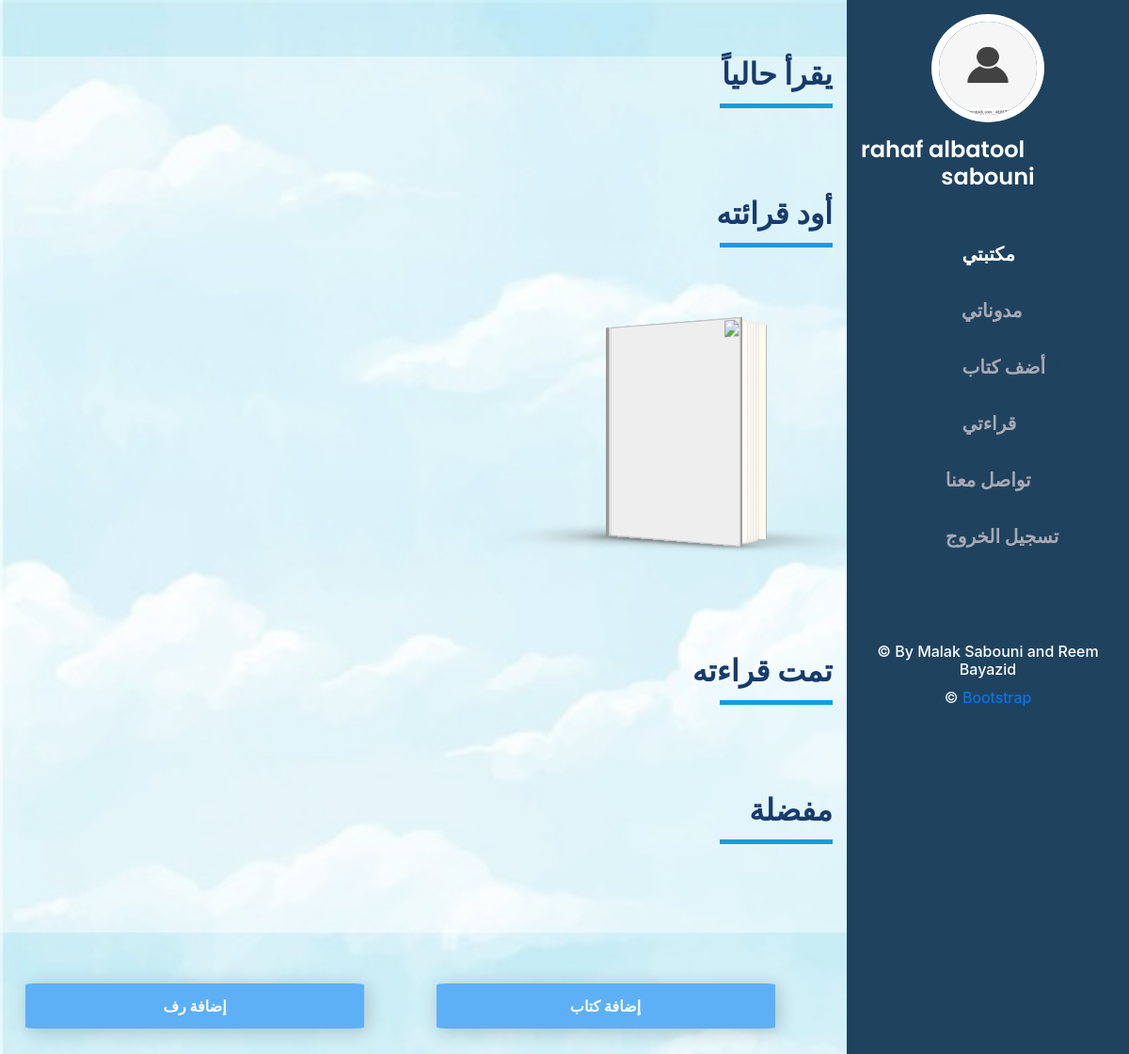
The app's page /library (signed in) with its own data.
### AJNIHA/models.py (models this page shows, shortened)
class ReaderAccount(models.Model):
    fName= models.CharField(max_length=40)
    sName = models.CharField(max_length=40)
    username= models.ForeignKey(User,on_delete=models.CASCADE)
    email= models.EmailField()
    prof_pic= models.ImageField(default='/default.jpg',blank=True,null=True,upload_to='')

class Shelves(models.Model):
    shelfName = models.CharField(max_length=40)
    Reader= models.ForeignKey(ReaderAccount,on_delete=models.CASCADE)
    shelfType = models.CharField(max_length=1)
    class Meta:
        unique_together = ('shelfName', 'Reader','shelfType')

class shelves_Readers_Books(models.Model):
    reader= models.ForeignKey(ReaderAccount,unique=False, on_delete=models.CASCADE)
    book= models.ForeignKey(Book,unique=False, on_delete=models.CASCADE)
    shelf= models.ForeignKey(Shelves,unique=False, on_delete=models.CASCADE)
    class Meta:
        unique_together = ('reader', 'book','shelf')
    def reached(self):
        records = readingRange.objects.filter(book_shelf_user__book__bookTitle__exact=self.book.bookTitle)
        max_reading = records.aggregate(Max('toPage'))['toPage__max']
        if not max_reading:
            return 0
        return max_reading

### AJNIHA/views.py (the view, shortened to what this page needs)
# urls.py: path('library',views.library,name='library'),
@login_required(login_url='loginPage')
def library(request):
    user = request.user
    reader = ReaderAccount.objects.filter(username__username__exact=request.user).first()
    shelves = Shelves.objects.filter(Reader__username__exact=user)
    shelf_reader_books = shelves_Readers_Books.objects.filter(reader__username__exact=user)
    shelf_books = Book.objects.filter(id__in=shelf_reader_books)
    return render(request,['AJNIHA/library1.html'],{'shelves': shelves,'shelf_books':shelf_books,'bookForShelf':shelf_reader_books,'reader': reader})

### AJNIHA/templates/AJNIHA/library1.html (shortened to what this page needs)
{% extends 'AJNIHA/layout.html' %}
{% load static %}
{% block content %}
    <head>
        <link rel="stylesheet" type="text/css" href="{% static 'wingsApp/AnimatedBooks/css/normalize.css' %}"/>
        <link rel="stylesheet" type="text/css" href="{% static 'wingsApp/AnimatedBooks/css/book.css' %}"/>
    </head>
  <link rel="stylesheet" href="https://maxcdn.bootstrapcdn.com/bootstrap/4.0.0/css/bootstrap.min.css">
    <main id="main">
        <section id="portfolio" class="portfolio section-bg">
{% for shelf in shelves %}
    <div style="" class="container">
        <div class="section-title">
            <h2> {{ shelf.shelfName }}</h2>
        </div>
        <div style="" class="row" data-aos="fade-up" data-aos-delay="100">
            {% for book in bookForShelf %}
                {% if book.shelf == shelf %}
        <div style="" class=" col-lg-4 col-md-6 portfolio-item filter-app radios ">
                    <div style="width: 200px" class="portfolio-item filter-app">
                                                     <a title ="حذف الكتاب" name="delete" id="{{ book.id }}"><i class="bx bx-x hvr-icon-bounce" id="{{ book.id }}" style="font-size:24px; margin:6px;padding: 10px;float: right "></i></a>
                        <div class="component">
            <ul class="align">
                <li>
                    <figure class='book'>
                        <ul class='hardcover_front'>
                            <li>
                            </li>
                            <li></li>
                        </ul>
                        <ul class='page'>
                            <li>
                                <p style="color: #3f6bae"> عنوان الكتاب: </p>
                                <p style="color: black">{{ book.book.bookTitle }}</p>
                                <p style="color:#3f6bae">المؤلفون:</p>
                                    <p style="color: black">{{ book.book.author }}</p>
                                 <p style="color:#3f6bae"> قرأت حتى صفحة: </p>
                                    <p style="color: black">{{ book.reached }}</p>
                            </li>
                        </ul>
                    </figure>
                </li>
            </ul>
        </div>
         <a title="إضافة ورد" data-toggle="modal" data-target="#myModal2"  id="{{ book.id }}"
            onclick="document.getElementById('toP').value= (parseInt('{{ book.reached }}')+10); document.getElementById('fromP').value=parseInt('{{ book.reached }}') +1;  document.getElementById('bookId').value='{{ book.id }}' " >
             <i class="bx bxs-plus-circle hvr-icon-bounce" id="{{ book.id }}"style="font-size:24px;margin: 6px;color: #5eb0f6;"></i></a>
    </div>
                    </div>
                {% endif %}
            {% endfor %}
            <div style="width: 40px;height: 40px;top: 90px; margin-left: 50px ">
            </div>
        </div>
    </div>
{% endfor %}
<form method="post">
</form>
<a href="{% url 'search' %}"><button class="add" >إضافة كتاب</button></a>
<button type="button" class="add" data-toggle="modal" data-target="#myModal">إضافة رف</button>
</section>
</main>
{% endblock %}

### AJNIHA/templates/AJNIHA/layout.html (shortened to what this page needs)
{% load static %}
<!DOCTYPE html>
<html lang="en">
<head>
  <link href="{% static 'wingsApp/userHome/assets/vendor/aos/aos.css'%}" rel="stylesheet">
  <link href="{% static 'wingsApp/userHome/assets/vendor/bootstrap/css/bootstrap.min.css'%}" rel="stylesheet">
  <link href="{% static 'wingsApp/userHome/assets/vendor/bootstrap-icons/bootstrap-icons.css'%}" rel="stylesheet">
  <link href="{% static 'wingsApp/userHome/assets/vendor/boxicons/css/boxicons.min.css'%}" rel="stylesheet">
  <link href="{% static 'wingsApp/userHome/assets/vendor/glightbox/css/glightbox.min.css'%}" rel="stylesheet">
  <link href="{% static 'wingsApp/userHome/assets/vendor/swiper/swiper-bundle.min.css'%}" rel="stylesheet">
  <link href="{% static 'wingsApp/userHome/assets/css/style.css'%}" rel="stylesheet">
</head>
  <header id="header">
    <div class="d-flex flex-column">
      <div class="profile">
<a href="{% url 'setting' %}">
            <img src=" {% block profile %} {{ reader.prof_pic.url }} {% endblock %} " alt="" class="rounded-circle" style="border-radius: 3em;height: 115px;">
<div style="position: absolute;
  top: 12%;
  left: 50%;
  transform: translate(-50%, -50%);" class="centered">تغيير الصورة</div>
</a>
        <h1 class="text-light"><a >{{ request.user.first_name }}  {{ request.user.last_name }} </a></h1>
      <br>
      </div>
    </div>
      <nav id="navbar" class="nav-menu navbar">
          <ul>
           <li><a href="{% url 'library' %}" class="nav-link scrollto"  id ="libMainNav"> <span style="color:#1f435f">hh</span> <span> مكتبتي </span><span style="color:#1f435f">d</span><i class="bx bx-library"></i></a></li>
          <li><a href="{% url 'myNotes' %}" class="nav-link scrollto " id ="noteMainNav"><span style="color:#1f435f; font-size: small">nnn</span> <span> مدوناتي </span><span style="color:#1f435f">d</span><i class="bx bx-file-blank"></i> </a></li>
           <li><a href="{% url 'search' %}" class="nav-link scrollto"  id ="addMainNav"><span style="color:#1f435f; font-size: small">ddd</span><span> أضف كتاب </span><span style="color:#1f435f">d</span><i class="bx bx-book-add"></i> </a></li>
         <li><a href="{% url 'stat' %}" class="nav-link scrollto"  id ="readMainNav"><span style="color:#1f435f; font-size: small">ddd</span> <span> قراءتي </span><span style="color:#1f435f">d</span><i class="bx bx-chart"></i> </a></li>
           <li><a href="{% url 'contact' %}" class="nav-link scrollto"  id ="contactlibMainNav"><span style="color:#1f435f;font-size: small">d</span> <span> تواصل معنا </span><span style="color:#1f435f">d</span><i class="bx bx-envelope"></i> </a></li>
          <li><a href="{% url 'logoutUser' %}" class="nav-link scrollto" ><span style="color:#1f435f;font-size: small">d</span> <span> تسجيل الخروج </span><span style="color:#1f435f">d</span><i class="bx bx-exit"></i> </a></li>
        </ul>
      </nav>
   <footer id="footer">
       <br><br><br>
    <div class="container align-content-end">
      <div class="credits">
          <h6>&copy; By Malak Sabouni and Reem Bayazid </h6>
        &copy; <a href="https://bootstrapmade.com/">Bootstrap</a>
      </div>
    </div>
  </footer>
  </header>
{% block content %}
{% endblock %}
<link rel="stylesheet" href="https://maxcdn.bootstrapcdn.com/bootstrap/4.0.0/css/bootstrap.min.css">

### AJNIHA/static/wingsApp/userHome/assets/css/style.css (style rules this page uses)
a { color: #149ddd; text-decoration: none; }
h1, h2, h3, h4, h5, h6 { font-family: "Raleway", sans-serif; }
#header { position: fixed; top: 0; right: 0; bottom: 0; width: 300px; transition: all ease-in-out 0.5s; z-index: 9997; transition: all 0.5s; padding: 0 15px; background: #1f435f; overflow-y: auto; }
#header .profile img { margin: 15px auto; display: block; width: 120px; border: 8px solid #ffffff; }
#header .profile h1 { font-size: 24px; margin: 0; padding: 0; font-weight: 600; -moz-text-align-last: center; text-align-last: center; font-family: "Poppins", sans-serif; }
#header .profile h1 a, #header .profile h1 a:hover { color: #fff; text-decoration: none; }
#main { margin-right: 300px; direction: rtl; }
.nav-menu { padding: 30px 0 0 0; }
.nav-menu * { margin: 0; padding: 0; list-style: none; }
.nav-menu > ul > li { position: relative; white-space: nowrap; text-align:center }
.nav-menu a { display: flex; align-items: center; color: #a8a9b4; padding: 12px 15px; margin-bottom: 8px; margin-left: 50px; margin-right: 50px; transition: 0.3s; font-size: 10px; }
.nav-menu a i { font-size: 20px; color: rgba(251, 200, 179, 0.38); }
.nav-menu a:hover, .nav-menu .active, .nav-menu li:hover > a { text-decoration: none; color: #fff; }
.nav-menu a:hover i, .nav-menu .active i, .nav-menu li:hover > a i { color: #5eb0f6; }
.nav-menu a { font-size: 20px; margin: 8px; padding-bottom: 10px; font-weight: 600; -moz-text-align-last: center; text-align-last: center; margin-left: 50px ; font-family: "Poppins", sans-serif; }
.nav-menu ul { text-align: right; }
.container { background-color: rgba(255, 255, 255, 0.43); }
section { padding: 60px 0; overflow: hidden; }
.section-bg { background: rgba(245, 248, 253, 0); margin-bottom: 10%; }
.section-title { padding-bottom: 30px; }
.section-title h2 { font-size: 32px; font-weight: bold; margin-bottom: 20px; padding-bottom: 20px; position: relative; color: #173b6c; text-align: right; }
.section-title h2::after { content: ''; right: 0px; top:50px; position: absolute; display: block; width: 120px; height: 5px; background: #149ddd; }
.portfolio .portfolio-item { margin-bottom: 30px; padding-left: 20px; }
.radios { width: 33%; }
.add { width: 40%; margin-bottom: 5%; margin-right: 5%; margin-left: 3%; color: #ffffff; background-color: #5eb0f6; padding: 12px 25px; font-size: 16px; font-weight: bold; text-transform: uppercase; border: 0; border-radius: 3%; outline: 0; box-shadow: 3px 3px 20px rgba(0, 0, 0, 0.2); transition: all .2s; }
.centered { color: transparent; }
#footer .container { background-color:#1f435f ; color: white; text-align: center; }
.hvr-icon-bounce { display: inline-block; position: center; -webkit-transform: translateZ(0); transform: translateZ(0); box-shadow: 0 0 3px rgba(0, 0, 0, 0); -webkit-backface-visibility: hidden; backface-visibility: hidden; -moz-osx-font-smoothing: grayscale; padding-right: 2.2em; -webkit-transition-duration: 0.3s; transition-duration: 0.3s; }
.hvr-icon-bounce:before { position: absolute; right: 1em; -webkit-transform: translateZ(0); transform: translateZ(0); -webkit-transition-duration: 0.3s; transition-duration: 0.3s; -webkit-transition-property: transform; transition-property: transform; -webkit-transition-timing-function: ease-out; transition-timing-function: ease-out; }

### AJNIHA/templates/AJNIHA/library1.html (style rules this page uses)
p { font-size: 10px; }

### records on screen
ReaderAccount: prof_pic (placeholder picture)
Shelves: shelfName "يقرأ حالياً"
Shelves: shelfName "أود قرائته"
shelves_Readers_Books: {{ book.id }} 63 (drawn)
Shelves: shelfName "تمت قراءته"
Shelves: shelfName "مفضلة"

### other values on screen
{{ request.user.first_name }} "rahaf albatool"
{{ request.user.last_name }} "sabouni"
